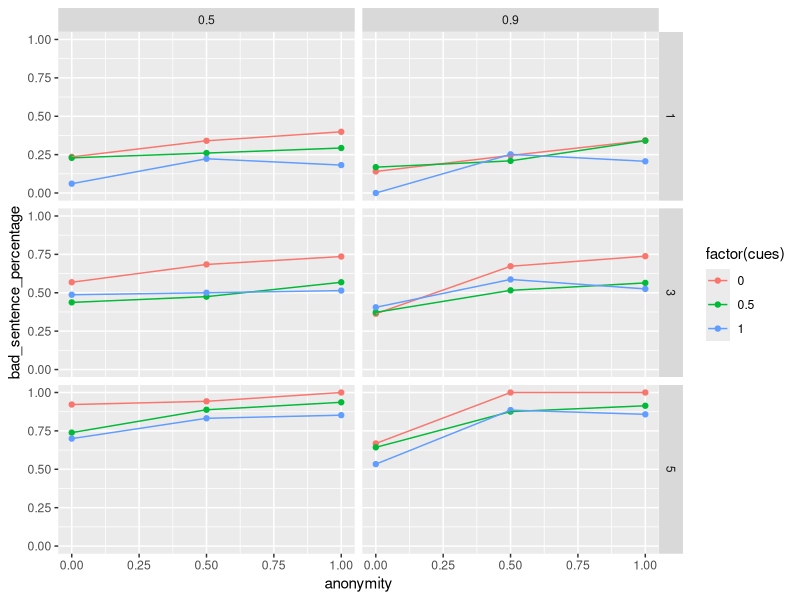

Generate this figure with R:
#' Compute identity compartmentalization from anonymity
#'
#' Identity compartmentalization is modeled as a non-linear transformation
#' of anonymity. The function maps anonymity values to a compartmentalization
#' score using a squared-ratio, yielding values between 0 and 1.
#'
#' @param anonymity The degree of anonymity, on a scale from 0 to 1.
#'
#' @return The identity compartmentalization score for the given anonymity values,
#'         on a scale from 0 to 1.

IC_function <- function(anonymity) {
  comp <- (anonymity^2)/(anonymity^2+(1-anonymity)^2)
  return(comp)
}

## Überprüfung mit Vektor
vector <- c(0.2, 0.5, 0.8)
IC_function(vector)
base_resp <- 0.8


#--------------------------------------------------------------------
#' Felt responsibility as a function of identity compartmentalization
#'
#' Felt responsibility is modeled as a decreasing, non-linear function of
#' identity compartmentalization. Higher compartmentalization reduces felt
#' responsibility relative to a baseline level.
#'
#' @param comp The degree of identity compartmentalization, on a scale from 0 to 1.
#'            
#' @param base_resp The baseline felt responsibility when compartmentalization is zero,
#'                  on a scale from 0 to 1.
#'
#' @return The felt responsibility for the given parameters, on a scale from 0 to 1.

FR_function <- function(comp, base_resp) {
  feltresp <- base_resp * (1 - 0.8 * comp)^3
  return(feltresp)
}

## Überprüfung mit Vektor
FR_function(vector,base_resp = 0.8)


#---------------------------------------------------------------------
#' Calculate concern about impression on others from number of interpersonal cues
#'
#' Concern about impression on others is modeled as a direct function of the
#' number of interpersonal cues. Higher values of interpersonal cues correspond
#' to higher concern about impression on others.
#'
#' @param cues The number of interpersonal cues, on a scale from 0 to 1.
#'
#' @return The concern about impression on others for the given cues,
#'         on a scale from 0 to 1.

CAI_function <- function(cues) {
  concern <- cues
  return(concern)
}

## Überprüfung mit Vektor
CAI_function(vector)


#--------------------------------------------------------------------
#' Calculate courage to express oneself from concern about impression on others
#'
#' Courage to express oneself is modeled as an inverse function of concern about
#' impression on others. Higher concern corresponds to lower courage.
#'
#' @param concern The concern about impression on others, on a scale from 0 to 1.
#'
#' @return The courage to express oneself for the given concern values,
#'         on a scale from 0 to 1.

CE_function <- function(concern) {
  courage <- concern * (-1) + 1
  return(courage)
}

# Überprüfung mit Vektor 
CE_function(vector)


#---------------------------------------------------------------------
#' Calculate state disinhibition
#'
#' State disinhibition is modeled as a linear combination of measure of online disinhibition (MOD),
#' felt responsibility, and courage to express oneself, including an interaction term
#' between felt responsibility and courage to express oneself.
#'
#' @param feltresp Felt responsibility, on a scale from 0 to 1.
#'                 
#' @param courage Courage to express oneself, on a scale from 0 to 1.
#'                
#' @param MOD measure of online disinhibition (MOD), on a scale from 1 to 5.
#'            
#'
#' @return The state disinhibition score for the given parameters, on a scale from -0.1 to 1.2.

SD_function <- function(feltresp, courage, MOD) {
  state_dis <- 0.2 * MOD + (-0.3) * feltresp + 0.2 * courage + (-0.1) * feltresp * courage
  return(state_dis)
}


#--------------------------------------------------------------------
#' Calculate the percentage of sentences containing at least one curse word
#'
#' Transforms state disinhibition into an observed outcome with added
#' noise and bounds the result to the interval [0, 1].
#'
#' @param anonymity The degree of anonymity, on a scale from 0 to 1.
#'                  
#' @param cues The number of interpersonal cues, on a scale from 0 to 1.
#'        
#' @param MOD measure of online disinhibition (MOD), on a scale from 1 to 5.
#'      
#' @param base_resp The baseline felt responsibility when compartmentalization is zero,
#'                  on a scale from 0 to 1.
#'
#' @return The percentage of sentences containing at least one curse word for the given
#'         parameters, as values on a scale from 0 to 1.

curse_function <- function(anonymity, cues, MOD, base_resp) {
  comp <- IC_function(anonymity)
  feltresp <- FR_function(comp, base_resp)
  concern <- CAI_function(cues)
  courage <- CE_function(concern)
  state_dis <- SD_function(feltresp, courage, MOD)
  bad_sentence_percentage <- (state_dis + 0.1)/1.3 + rnorm(length(state_dis), mean = 0, sd = 0.05)
  bad_sentence_percentage[bad_sentence_percentage > 1] <- 1
  bad_sentence_percentage[bad_sentence_percentage < 0] <- 0
  return(bad_sentence_percentage)
}

#---------------------------------------------------------------------
# trying out a first plot
library(ggplot2)
df <- expand.grid(
  anonymity = c(0, 0.5, 1),
  MOD = c(1, 3, 5),
  cues = c(0, 0.5, 1),
  base_resp = c(0.5, 0.9)
)

df$bad_sentence_percentage <- curse_function(df$anonymity, df$cues, df$MOD, df$base_resp)

ggplot(df, aes(x= anonymity, y = bad_sentence_percentage, color = factor(cues))) +
  facet_grid(MOD ~ base_resp) +
  geom_point() + 
  geom_line()
